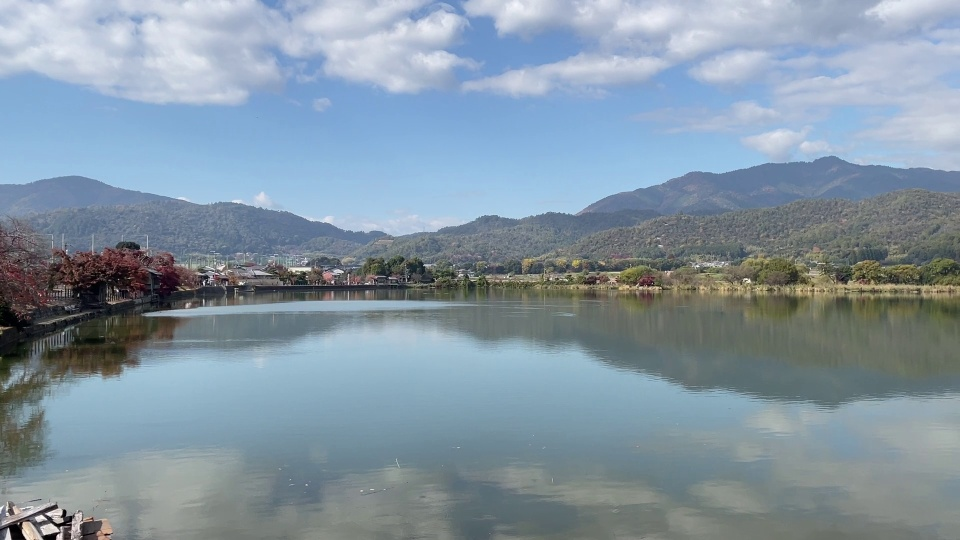
#> input picture hirosawa1.jpg, 960 x 540 px, found by its file name
$ python panorama2.py
#> lines starting #> are read from the running program, lines starting #| are printed output that depends on the picture; after the words box and inside, x2 and y2 are one past the last pixel; in counts of white or black regions, pixels touching at a corner belong together
#> in main, img1 is the input picture: shape (540, 960, 3); mean B, G, R 163.2, 149.6, 132.3
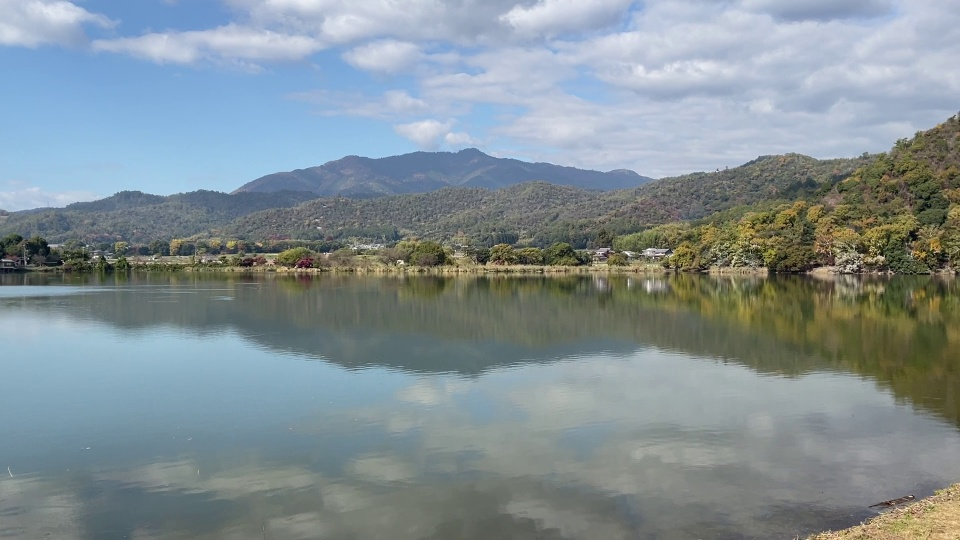
#> input picture hirosawa2.jpg, 960 x 540 px, found by its file name
#> in main, img2 is the input picture: shape (540, 960, 3); mean B, G, R 149.1, 144, 131.2
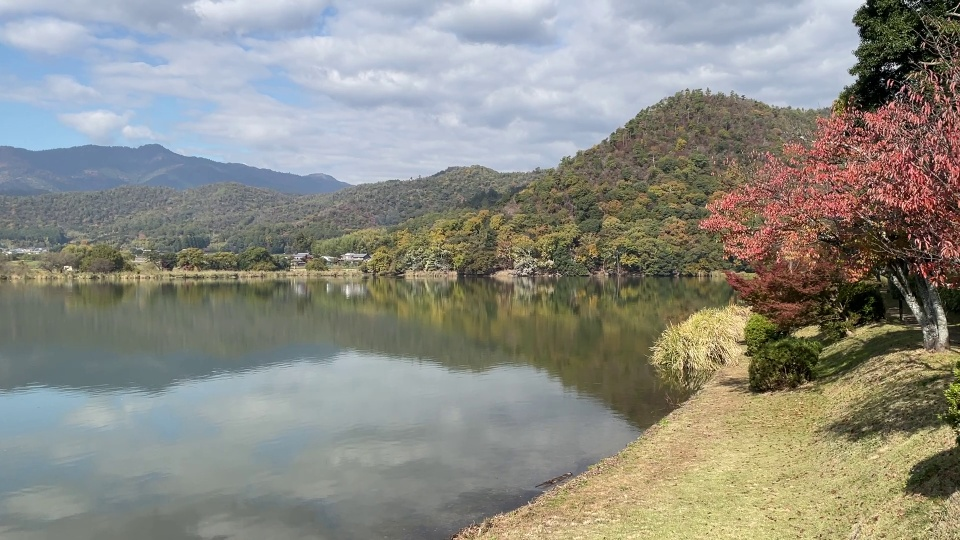
#> input picture hirosawa3.jpg, 960 x 540 px, found by its file name
#> in main, img3 is the input picture: shape (540, 960, 3); mean B, G, R 131.7, 140.2, 140.2
import cv2
import numpy as np


def stitch(img1, img2):

    # グレースケール
    gray1 = cv2.cvtColor(img1, cv2.COLOR_BGR2GRAY)
    gray2 = cv2.cvtColor(img2, cv2.COLOR_BGR2GRAY)

    # SIFT
    sift = cv2.SIFT_create()

    # 特徴点抽出
    kp1, des1 = sift.detectAndCompute(gray1, None)
#> kp1 = 1052 keypoints; strongest (x, y, size): (64, 512, 2.9), (40, 518, 4.5), (49, 514, 3), (58, 525, 3.3)
    kp2, des2 = sift.detectAndCompute(gray2, None)
#> kp2 = 1441 keypoints; strongest (x, y, size): (628, 253, 2.9), (254, 263, 2), (733, 261, 2.1), (203, 261, 1.9)

    # BFMatcher
    bf = cv2.BFMatcher()
    matches = bf.knnMatch(des1, des2, k=2)
#> matches = 1052 matches

    # 良いマッチだけ
    good = []
    for m, n in matches:
        if m.distance < 0.75 * n.distance:
            good.append(m)
#> after the loop, good = 280 matches

    # 対応点
    src_pts = []
    dst_pts = []

    for m in good:
        src_pts.append(kp1[m.queryIdx].pt)
        dst_pts.append(kp2[m.trainIdx].pt)
#> after the loop, dst_pts = 280 pairs, first value 7.39 to 567.6, second value 26.68 to 384.7; src_pts = 280 pairs, first value 61.69 to 952.2, second value 43.39 to 415.5

    src_pts = np.float32(src_pts)
    dst_pts = np.float32(dst_pts)

    # ホモグラフィ
    M, mask = cv2.findHomography(
        dst_pts,
        src_pts,
        cv2.RANSAC,
        5.0
    )
#> M = [[0.534, -0.0212, 390.3], [-0.131, 0.837, 58.12], [-0.000477, -2.98e-05, 1]]; mask = 280 values, max 1 at index 4, min 0 at index 0, mean 0.975

    h1, w1 = img1.shape[:2]
#> h1 = 540; w1 = 960
    h2, w2 = img2.shape[:2]
#> h2 = 540; w2 = 960

    # 横長キャンバス
    panorama = cv2.warpPerspective(
        img2,
        M,
        (w1 + w2, max(h1, h2))
    )

    # img1を配置
    roi = panorama[0:h1, 0:w1]

    mask1 = np.sum(roi, axis=2) > 0
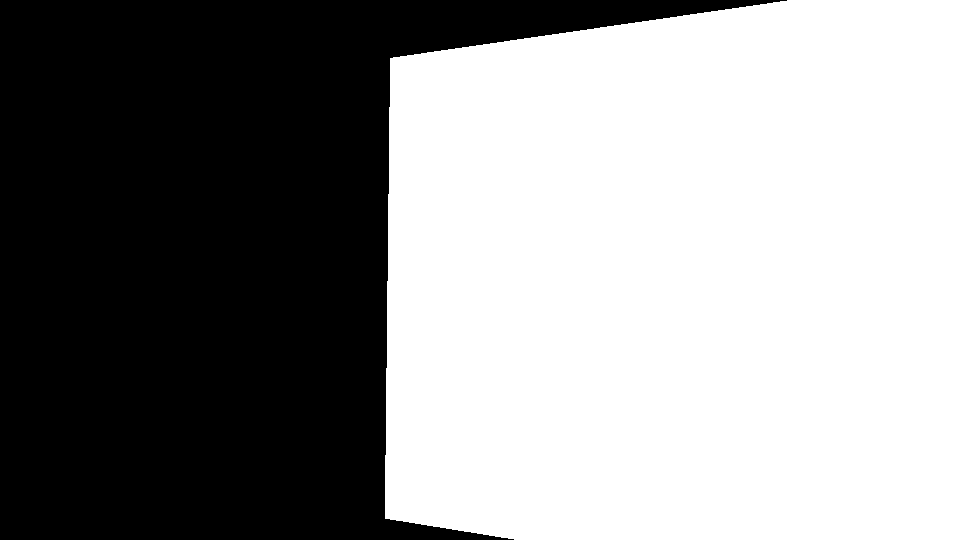
#> mask1: shape (540, 960) bool; 57.1% white; 1 black region, box (x1, y1, x2, y2) and area: (0, 0, 787, 540) 222316
    mask2 = np.sum(img1, axis=2) > 0
#> mask2: shape (540, 960) bool; 100% white; black in thin lines or dots, all inside (x1, y1, x2, y2) = (4, 323, 19, 531)

    overlap = mask1 & mask2

    # 重なっている部分を平均化
    roi[overlap] = (
        roi[overlap].astype(np.float32) +
        img1[overlap].astype(np.float32)
    ) / 2

    # 重なっていない部分だけコピー
    roi[mask2 & ~mask1] = img1[mask2 & ~mask1]

    panorama[0:h1, 0:w1] = roi

    # 黒い余白を除去
    gray = cv2.cvtColor(panorama, cv2.COLOR_BGR2GRAY)
    _, th = cv2.threshold(gray, 1, 255, cv2.THRESH_BINARY)
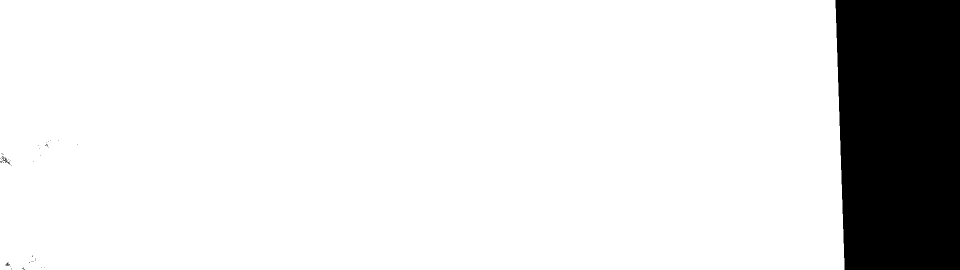
#> th: shape (540, 1920) (shown at 1/2 size); 87.5% white; 43 black regions (40 under 20 px)

    contours, _ = cv2.findContours(
        th,
        cv2.RETR_EXTERNAL,
        cv2.CHAIN_APPROX_SIMPLE
    )
#> contours = 1 contour; box (x1, y1, x2, y2) and area: (0, 0, 1689, 540) 905028

    if len(contours) > 0:
        x, y, w, h = cv2.boundingRect(contours[0])
#> x = 0; y = 0; w = 1689; h = 540
        panorama = panorama[y:y+h, x:x+w]
#> panorama: shape (540, 1689, 3)

    return panorama


def main():

    img1 = cv2.imread("hirosawa1.jpg")
    img2 = cv2.imread("hirosawa2.jpg")
    img3 = cv2.imread("hirosawa3.jpg")

    # 1枚目＋2枚目
    pano12 = stitch(img1, img2)

    # さらに3枚目
    panorama = stitch(pano12, img3)
#> in stitch (call 2), `gray2 = cv2.cvtColor(img2, cv2.COLOR_BGR2GRAY)`:
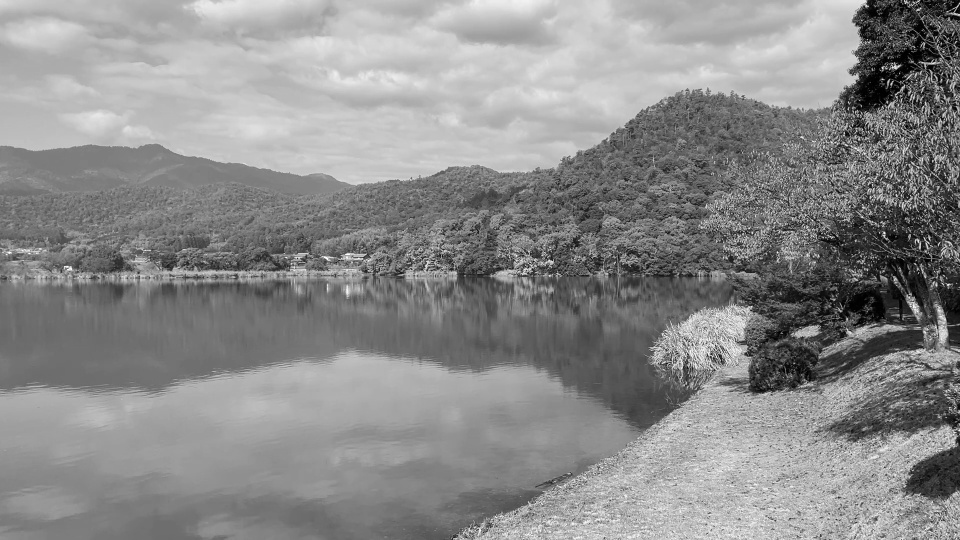
#> gray2: shape (540, 960); min 0, max 254, mean 139.2
#> in stitch (call 2), `kp1, des1 = sift.detectAndCompute(gray1, None)`: kp1 = 3734 keypoints; strongest (x, y, size): (64, 512, 2.9), (40, 518, 4.5), (49, 514, 3), (58, 525, 3.3)
#> in stitch (call 2), `kp2, des2 = sift.detectAndCompute(gray2, None)`: kp2 = 2876 keypoints; strongest (x, y, size): (895, 67, 4), (866, 6, 2), (909, 236, 2.2), (915, 307, 6)
#> in stitch (call 2), `matches = bf.knnMatch(des1, des2, k=2)`: matches = 3734 matches
#> after the loop in stitch (call 2), `for m, n in matches:`: good = 425 matches
#> after the loop in stitch (call 2), `for m in good:`: dst_pts = 425 pairs, first value 4.06 to 676.6, second value 48.12 to 479.5; src_pts = 425 pairs, first value 48.04 to 1635.1, second value 47.34 to 504.8
#> in stitch (call 2), `M, mask = cv2.findHomography( dst_pts, src_pts, cv2.RANSAC, 5.0 )`: M = [[0.162, -0.00486, 692.5], [-0.236, 0.872, 45.76], [-0.000866, -5.02e-06, 1]]; mask = 425 values, max 1 at index 6, min 0 at index 0, mean 0.953
#> in stitch (call 2), `mask1 = np.sum(roi, axis=2) > 0`: mask1: shape (540, 1689) bool; 58.5% white; 1 black region, box (x1, y1, x2, y2) and area: (0, 0, 867, 540) 378503
#> in stitch (call 2), `mask2 = np.sum(img1, axis=2) > 0`: mask2: shape (540, 1689) bool; 99.5% white; 4 black regions (3 under 20 px), largest, box (x1, y1, x2, y2) and area: (1671, 0, 1689, 516) 4799
#> in stitch (call 2), `overlap = mask1 & mask2`: overlap: shape (540, 1689) bool; 58% white; 2 black regions, box (x1, y1, x2, y2) and area: (0, 0, 867, 540) 378503, (1671, 0, 1689, 516) 4799
#> in stitch (call 2), `_, th = cv2.threshold(gray, 1, 255, cv2.THRESH_BINARY)`:
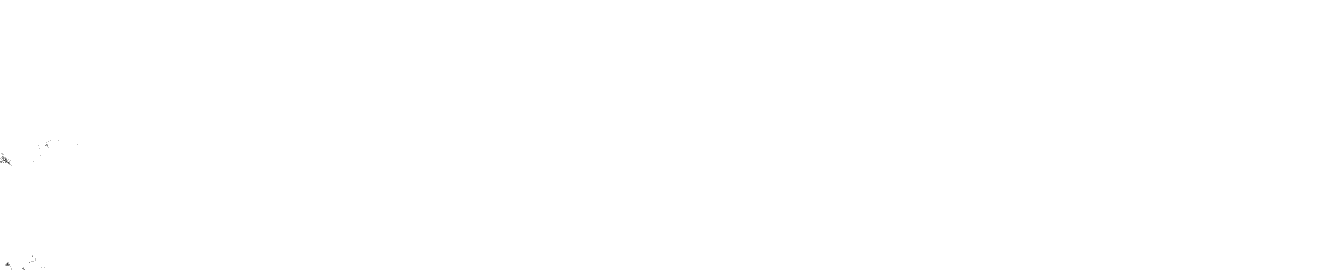
#> th: shape (540, 2649) (shown at 1/2 size); 100% white; black in thin lines or dots, all inside (x1, y1, x2, y2) = (0, 281, 155, 540)
#> in stitch (call 2), `contours, _ = cv2.findContours( th, cv2.RETR_EXTERNAL, cv2.CHAIN_APPRO..`: contours = 1 contour; box (x1, y1, x2, y2) and area: (0, 0, 2649, 540) 1427258
#> in stitch (call 2), `x, y, w, h = cv2.boundingRect(contours[0])`: w = 2649

    panorama = cv2.resize(
        panorama,
        None,
        fx=0.5,
        fy=0.5
    )
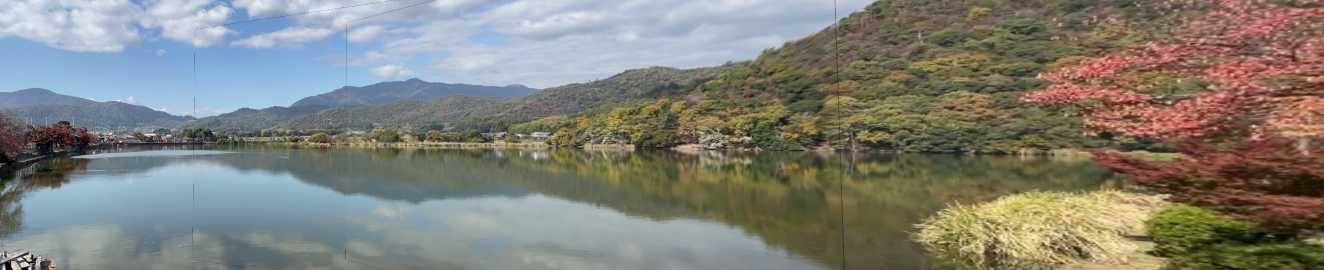
#> panorama: shape (270, 1324, 3); mean B, G, R 120.9, 129, 129.4

    cv2.imshow("Panorama", panorama)

    cv2.waitKey(0)
    cv2.destroyAllWindows()


if __name__ == "__main__":
    main()
